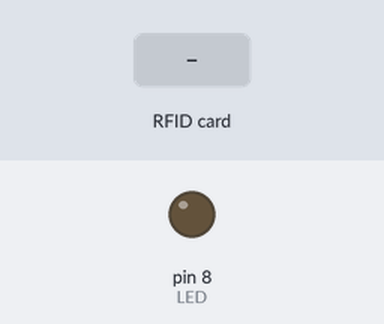
Recording of a sketch running on a simulated Arduino Uno, built with avr-gcc and run on an emulated ATmega328P. Parts: output pins drawn as LEDs (lit = HIGH). The test bench sets the inputs (shaded band). Pins used as bus, display or sensor lines are not drawn.

Above: at 1.2 s.
1.3 s: RFID card 39 C3 BB 99 held to the reader
At 1.7 s:
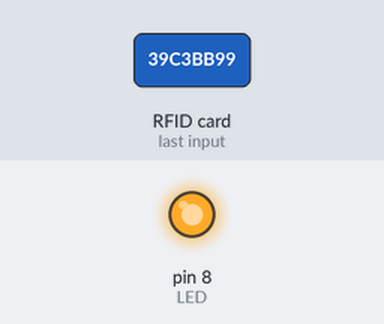
Timing chart, 0 to 4.3 s (numbered marks = the images above; inputs shaded):
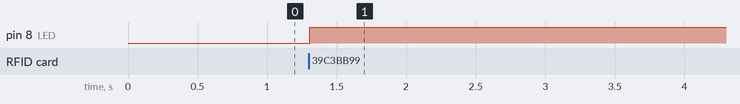

Measured:
- after the input at 1.3 s, pin 8 (LED): LOW → HIGH at once

The sketch:

LED_Control.ino
```cpp
#include <SPI.h>
#include <MFRC522.h>

#define SS_PIN 10
#define RST_PIN 9
#define LED 8

byte readCard[4];
String tag_UID = "39C3BB99";  // Replace this with the UID of your tag!!!
String tagID = "";

MFRC522 mfrc522(SS_PIN, RST_PIN); // Create MFRC522 instance

void setup()
{
  pinMode(LED, OUTPUT);// initialize digital pin LED_BUILTIN as an output.
  digitalWrite(LED, LOW);    // turn the LED off by making the voltage LOW
  SPI.begin(); // SPI bus
  mfrc522.PCD_Init(); // Initialise MFRC522
}

void loop()
{
  //Wait until new tag is available
  while (readID())
  {
    if (tagID == tag_UID)
    {
      digitalWrite(LED, !digitalRead(LED));  // Turn on or off the onboard led
    }
  }
}

  //Read new tag if available
boolean readID()
  {
    //Check if a new tag is detected or not. If not return.
    if ( ! mfrc522.PICC_IsNewCardPresent())
    {
      return false;
    }
    //Check if a new tag is readable or not. If not return.
    if ( ! mfrc522.PICC_ReadCardSerial())
    {
      return false;
    }
    tagID = "";
    // Read the 4 byte UID
    for ( uint8_t i = 0; i < 4; i++)
    {
      //readCard[i] = mfrc522.uid.uidByte[i];
      tagID.concat(String(mfrc522.uid.uidByte[i], HEX)); // Convert the UID to a single String
    }
    tagID.toUpperCase();
    mfrc522.PICC_HaltA(); // Stop reading
    return true;
  }
```
